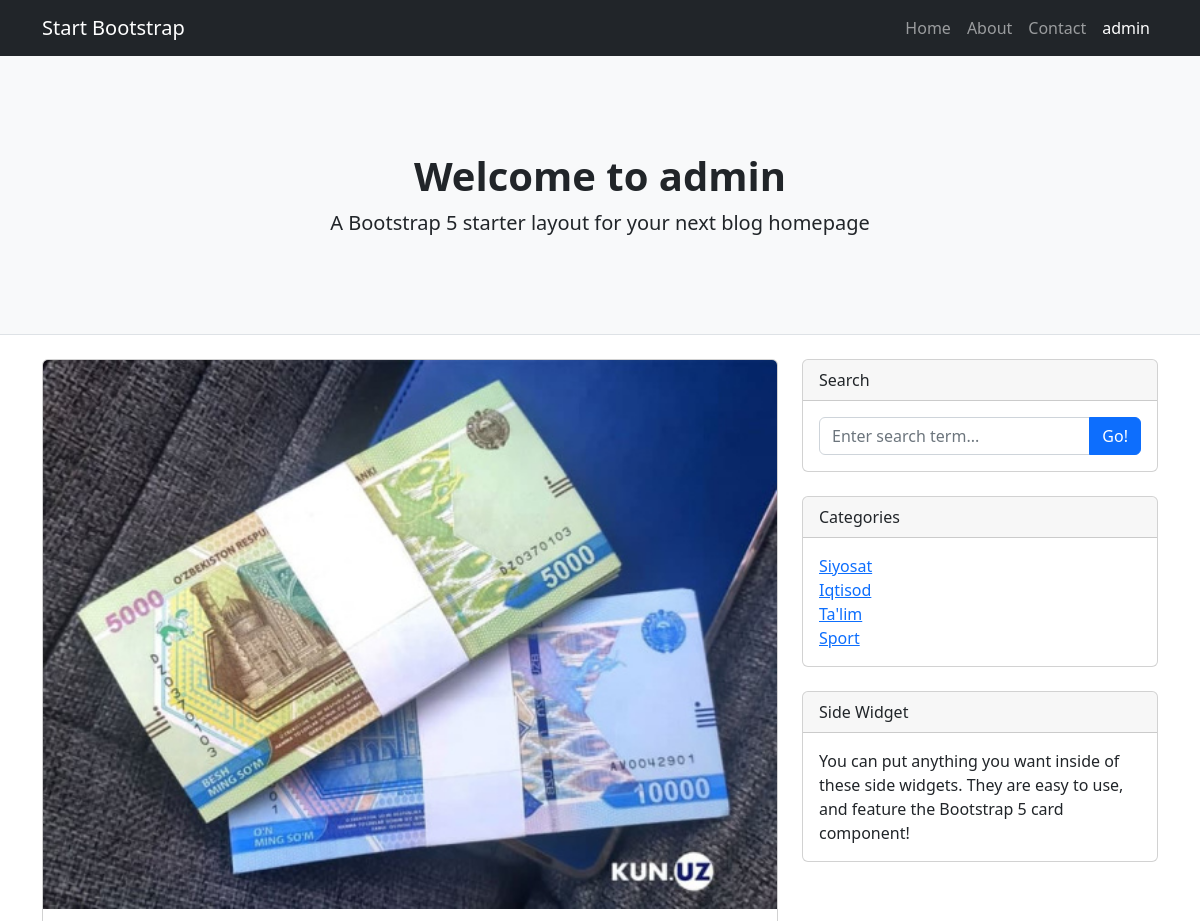
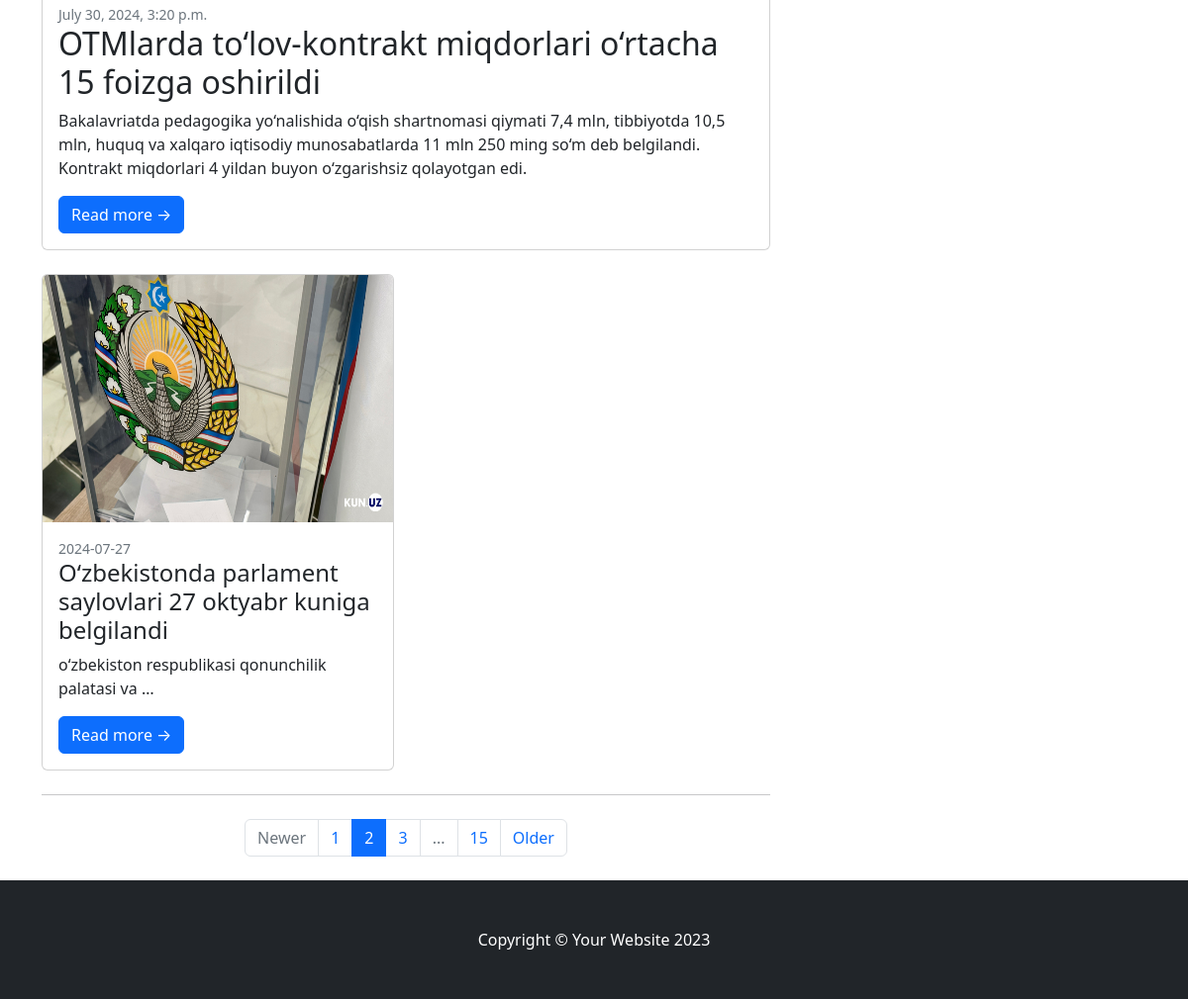
/?page=2 (signed in), run on the app's committed database (2 pictures, top to bottom).
### main/models.py (models this page shows, shortened)
class User(AbstractUser):
    age = models.PositiveIntegerField(default=0) # int default 0
    rating = models.DecimalField(max_digits=5, decimal_places=2, blank=True, null=True) # numeric(5, 2) 100.00
    saved_posts = models.ManyToManyField('Post', blank=True)

class Post(models.Model):
    title = models.CharField(max_length=255)
    content = models.TextField()
    category = models.ForeignKey(Category, on_delete=models.PROTECT,  null=True)
    tags = models.ManyToManyField(Tag, blank=True)
    author = models.ForeignKey(User, on_delete=models.PROTECT, null=True)
    image = models.ImageField(upload_to="post_images", blank=True)
    created_at = models.DateTimeField(auto_now_add=True)
    updated_at = models.DateTimeField(auto_now=True)
    likes = models.PositiveIntegerField(default=0)
    dislikes = models.PositiveIntegerField(default=0)
    views = models.PositiveIntegerField(default=0)

class Category(models.Model): # main_category
    title = models.CharField(max_length=255)
    def __str__(self) -> str:
        return self.title

### main/views.py (the view)
# urls.py: 2. Add a URL to urlpatterns:  path('', views.home, name='home')
def home(request):
    fruits = ["Olma", "Anor", "behi", "limon"]
    print()
    print(request.GET)
    print(request.POST)
    print()
    page = request.GET.get('page')
    last_post = Post.objects.last()
    posts = Post.objects.exclude(id=last_post.id)[:2]
    if page == '2':
        print()
        print("Page 2")
        print()
        posts = Post.objects.exclude(id=last_post.id)[2:]
    print()
    categories = Category.objects.all()
    return render(request,
                  'index.html',
                  context={"hi": "Assalomu alaykum",
                           "fruits": fruits,
                           "users": users,
                           "categories": categories,
                           "last_post":last_post,
                           "posts":posts,
                           "page":page
                           })

### templates/index.html
{% extends 'base.html' %}
{% block content %}
        <div class="container">
            <div class="row">
                <div class="col-lg-8">
                    <div class="card mb-4">
                        <a href="#!"><img class="card-img-top"
                             src="{{ last_post.image.url }}" alt="..." /></a>
                        <div class="card-body">
                            <div class="small text-muted">{{ last_post.created_at  }}</div>
                            <h2 class="card-title"> {{ last_post.title  }}</h2>
                            <p class="card-text"> {{ last_post.content  }} </p>
                            <a class="btn btn-primary" href="{% url 'main:post' last_post.id  %}">Read more →</a>
                        </div>
                    </div>
                    <div class="row">
                        {% for p in posts %}
                        <div class="col-lg-6">
                            <div class="card mb-4">
                                <a href="#!"><img class="card-img-top"
                                    src="{{ p.image.url  }}" style="height: 250px;" alt="..." /></a>
                                <div class="card-body">
                                    <div class="small text-muted">{{ p.created_at|date:"Y-m-d" }}</div>
                                    <h2 class="card-title h4">  {{ p.title|truncatewords:"7" }}</h2>
                                    <p class="card-text">{{ p.content|truncatechars:"50"|lower }}</p>
                                    <a class="btn btn-primary"
                                     href="/post/{{ p.id }}">Read more →</a>
                                </div>
                            </div>
                        </div>
                        {% endfor %}
                    </div>
                    <nav aria-label="Pagination">
                        <hr class="my-0" />
                        <ul class="pagination justify-content-center my-4">
                            <li class="page-item disabled"><a class="page-link" href="#" tabindex="-1" aria-disabled="true">Newer</a></li>
                            <li class="page-item " aria-current="page"><a class="page-link" href="#!">1</a></li>
                            <li class="page-item {% if page == '2' %} active {% endif %}"><a class="page-link" href="?page=2">2</a></li>
                            <li class="page-item"><a class="page-link" href="#!">3</a></li>
                            <li class="page-item disabled"><a class="page-link" href="#!">...</a></li>
                            <li class="page-item"><a class="page-link" href="#!">15</a></li>
                            <li class="page-item"><a class="page-link" href="#!">Older</a></li>
                        </ul>
                    </nav>
                </div>
                <div class="col-lg-4">
                    <div class="card mb-4">
                        <div class="card-header">Search</div>
                        <div class="card-body">
                            <div class="input-group">
                                <input class="form-control" type="text" placeholder="Enter search term..." aria-label="Enter search term..." aria-describedby="button-search" />
                                <button class="btn btn-primary" id="button-search" type="button">Go!</button>
                            </div>
                        </div>
                    </div>
                    <div class="card mb-4">
                        <div class="card-header">Categories</div>
                        <div class="card-body">
                            <div class="row">
                                <div class="col-sm-6">
                                    <ul class="list-unstyled mb-0">
                                       {% for c in categories %}
                                            <li>  {{ c.reg_date|date:"Y m" }} <a href="{% url 'main:category' c.id  %}"> {{ c }} </a></li>
                                        {% endfor %}
                                    </ul>
                                </div>
                            </div>
                        </div>
                    </div>
                    <div class="card mb-4">
                        <div class="card-header">Side Widget</div>
                        <div class="card-body">You can put anything you want inside of these side widgets. They are easy to use, and feature the Bootstrap 5 card component!</div>
                    </div>
                </div>
            </div>
        </div>
        {% endblock content %}

### templates/base.html (shortened to what this page needs)
<!DOCTYPE html>
{% load static %}
<html lang="en">
    <head>
        <link href="{% static 'css/styles.css' %}" rel="stylesheet" />
        <link rel="stylesheet" href="https://cdnjs.cloudflare.com/ajax/libs/font-awesome/6.6.0/css/all.min.css" />
    </head>
    <body>
        <nav class="navbar navbar-expand-lg navbar-dark bg-dark">
            <div class="container">
                <a class="navbar-brand" href="#!">Start Bootstrap</a>
                <div class="collapse navbar-collapse" id="navbarSupportedContent">
                    <ul class="navbar-nav ms-auto mb-2 mb-lg-0">
                        <li class="nav-item"><a class="nav-link" href="#">Home</a></li>
                        <li class="nav-item"><a class="nav-link" href="#!">About</a></li>
                        <li class="nav-item"><a class="nav-link" href="#!">Contact</a></li>
                        <li class="nav-item"><a class="nav-link active"
                             aria-current="page" href="#">
                             {% if  request.user.is_authenticated %}
                                {{ request.user.username }}
                             {% else %}
                                <i class="fa fa-user"></i>
                              {% endif %}
                            </a></li>
                    </ul>
                </div>
            </div>
        </nav>
        <header class="py-5 bg-light border-bottom mb-4">
            <div class="container">
                <div class="text-center my-5">
                    <h1 class="fw-bolder">
                       {% block welcome %}
                            Welcome to {% if  request.user.is_authenticated %}
                            {{ request.user.username }} {% else %} Salom mexmon {% endif %}
                       {% endblock  %}
                    </h1>
                    <p class="lead mb-0">A Bootstrap 5 starter layout for your next blog homepage</p>
                </div>
            </div>
        </header>
        {% block content %}
        {% endblock content %}
          <footer class="py-5 bg-dark">
            <div class="container"><p class="m-0 text-center text-white">Copyright &copy; Your Website 2023</p></div>
        </footer>
    </body>
</html>

### data on the page
User: user.username "admin"
Post: image (picture), created_at "July 30, 2024, 3:20 p.m.", title "OTMlarda to‘lov-kontrakt miqdorlari o‘rtacha 15 foizga oshirildi", content "Bakalavriatda pedagogika yo‘nalishida o‘qish shartnomasi qiymati 7,4 mln, tibbiyotda 10,5 mln, huquq va xalqaro iqtisodiy munosabatlarda 11 mln 250 ming so‘m deb belgilandi. Kontrakt miqdorlari 4 yildan buyon o‘zgarishsiz qolayotgan edi."
Post: image (picture), created_at "2024-07-27", title "O‘zbekistonda parlament saylovlari 27 oktyabr kuniga belgilandi", content "o‘zbekiston respublikasi qonunchilik palatasi va …"
Category: title "Siyosat"
Category: title "Iqtisod"
Category: title "Ta'lim"
Category: title "Sport"
